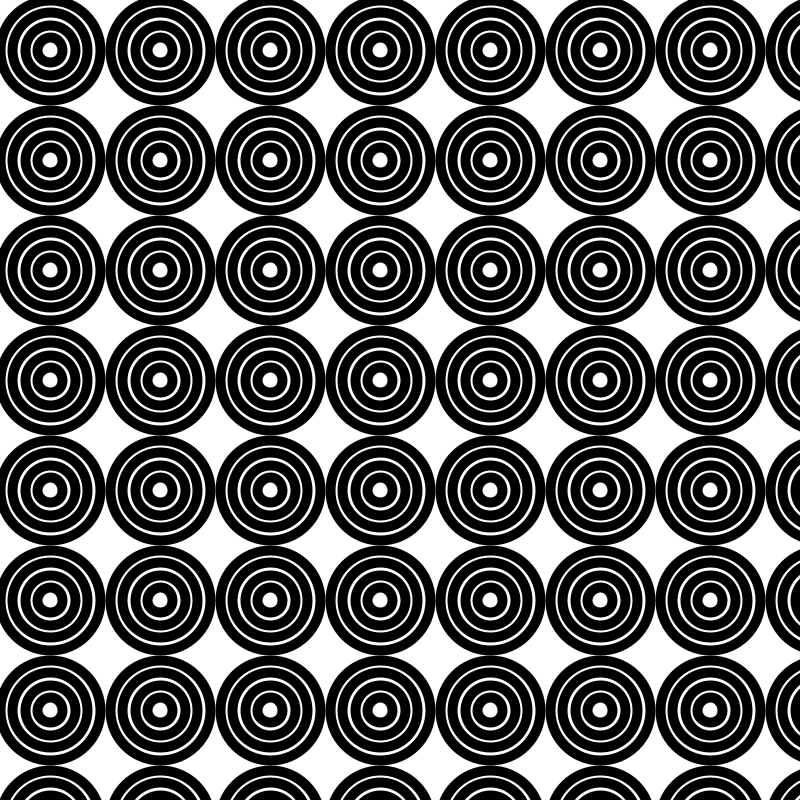
Frame 1 (no input)
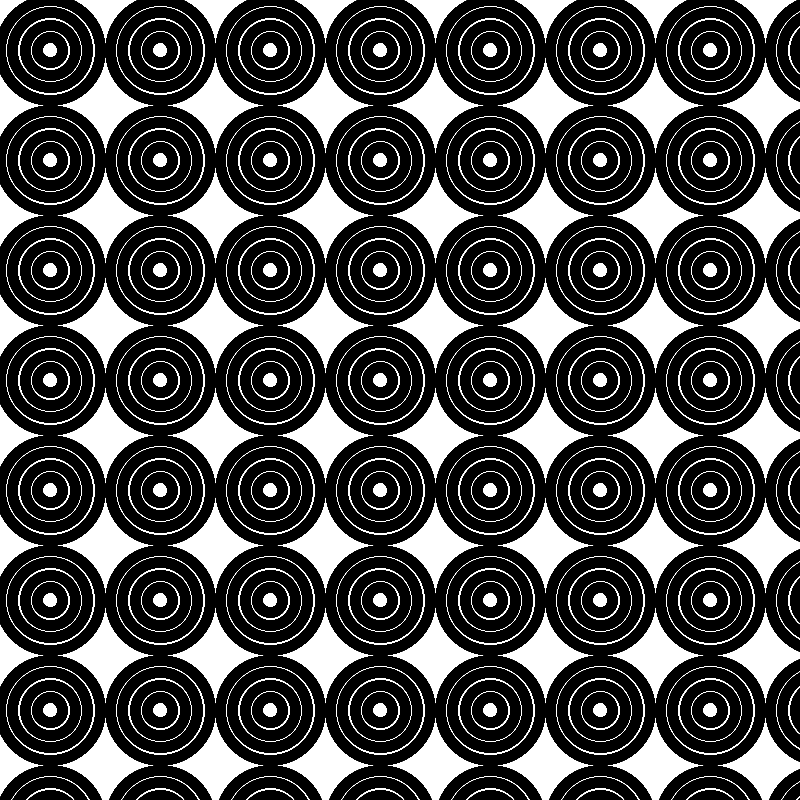
Frame 60 (the mouse pressed at the canvas centre just before this capture)
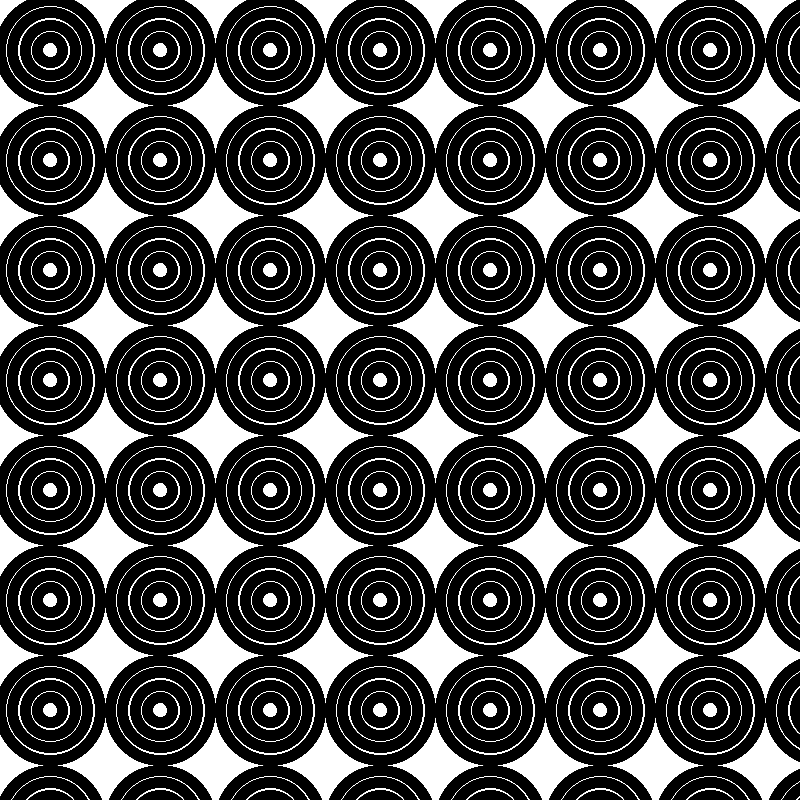
Frame 120 (the mouse held since frame 60 and released just before this capture)

The Processing sketch that drew these frames (run headless with seeded random() and noise(); from frame 60 on, the mouse is pressed at the canvas centre):

// Processing sketch: Unit_4_Assignment_5
// ── Unit_4_Assignment_5.pde
void setup(){
size(800,800);
background(255);
}

void draw(){
  for(float y=50;y<=height*2; y+=110){
    for(float x=50;x<=width*2;x+=110){
      grid(x,y);
    }
  }
}
void grid (float x,float y){
  pushMatrix();
  translate(x,y);
  strokeWeight(10);
  noFill();
  stroke(0);
  circle(0,0,100);
  circle(0,0,75);
  circle(0,0,50);
  circle(0,0,25);
  popMatrix();
}
